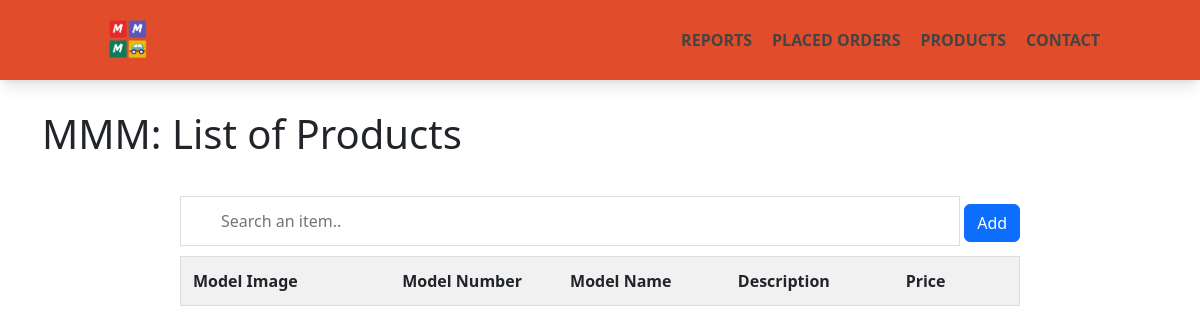
The page /public/AdminMainPage.php on the database as committed earlier.
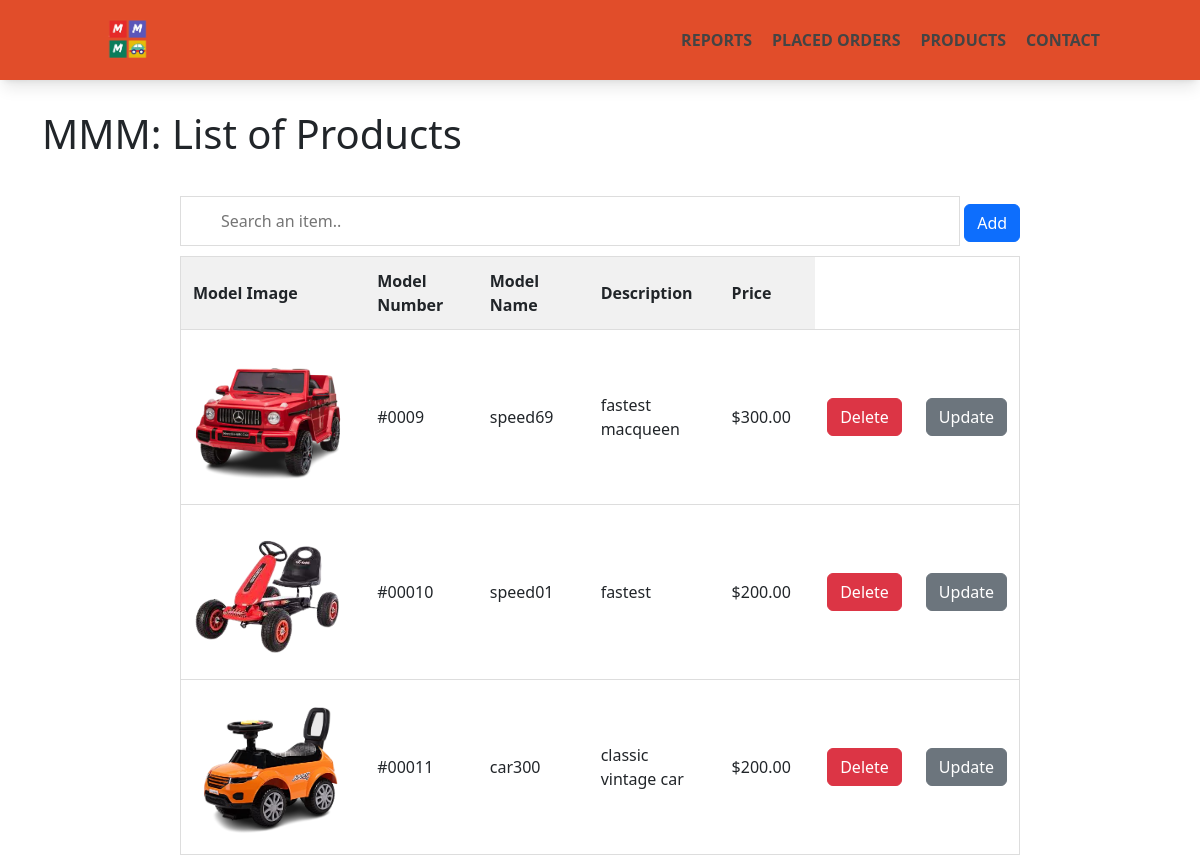
The same page on the database as committed later.
### tables this page shows
CREATE TABLE `productmodel` (
  `modelID` int(11) NOT NULL,
  `modelName` varchar(250) NOT NULL,
  `modelDescription` varchar(250) NOT NULL,
  `SRP` int(250) NOT NULL,
  `img` text NOT NULL
);

### public/AdminMainPage.php (the view, shortened to what this page needs)
<!DOCTYPE html>
<html lang="en">
<head>
  <link rel="stylesheet" href="./CSS/ProductAdd.css" />
  <link rel="stylesheet" href="./CSS/rootDeclaration.css" />
  <link href="https://cdn.jsdelivr.net/npm/bootstrap@5.3.0-alpha3/dist/css/bootstrap.min.css" rel="stylesheet"
 />
</head>
<body>
  <header>
    <div class="wrapper">
      <div class="logo">
        <a href="#"><img src="./Pictures/logoMMM.png" alt="MightyMiteMotors.com" /></a>
      </div>
      <div class="navbar">
        <nav>
          <ul>
            <li><a href="#">Reports</a></li>
            <li><a href="#">Placed Orders</a></li>
            <li><a href="#">Products</a></li>
            <li><a href="#">Contact</a></li>
          </ul>
        </nav>
      </div>
    </div>
  </header>
  <div class="container">
    <h1>MMM: List of Products</h1>
  </div>
  <input type="text" id="myInput" onkeyup="myFunction()" placeholder="Search an item.." />
  <a class="btn btn-primary" href="./addModelForm.html" role="button">Add</a>
  <table id="myTable">
    <tr class="header">
      <th style="width: 25%">Model Image</th>
      <th style="width: 20%">Model Number</th>
      <th style="width: 20%">Model Name</th>
      <th style="width: 20%">Description</th>
      <th style="width: 40%">Price</th>
    </tr>
    <tbody>
      <?php
      require_once('../connector.php');
      $query = "SELECT * FROM `productmodel`";
      $result = mysqli_query($con, $query);
      if ($result) {
        while ($row = mysqli_fetch_array($result, MYSQLI_NUM)) { ?>
          <tr>
            <td> <img src="../images/<?= $row[4] ?>" width="150" height="150" />
            </td>
            <td>
              <?php echo "#000" . $row[0] ?>
            </td>
            <td>
              <?php echo $row[1] ?>
            </td>
            <td>
              <?php echo $row[2] ?>
            </td>
            <td>
              <?php echo "$" . $row[3] . ".00" ?>
            </td>
            <td> <a href="../Delete.php?model_num=<?= $row[0] ?>" role="button" class="btn btn-danger">Delete</a> </td>
            <td> <a id="btnupdate" href="../Updateit.php?model-Num=<?= $row[0] ?>" role="button"
                class="btn btn-secondary">Update</a> </td>
          </tr>
        <?php }
      } ?>
    </tbody>
  </table>
</body>
</html>

### public/CSS/ProductAdd.css (style rules this page uses)
*, *::before, *::after { box-sizing: border-box; line-height: 1.5em; }
html { font-size: 16px; scroll-behavior: smooth; -webkit-text-size-adjust: 100%; }
body { margin: 0; font-family: "Open Sans", sans-serif; background-color:#f7f7f7; }
header { background: var(--p-clr1); box-shadow: 0 10px 15px -3px rgba(0, 0, 0, 0.1),0 4px 6px -4px rgba(0, 0, 0, 0.1); padding: 10px 20px; }
header .wrapper { max-width: 1000px; margin: 0 auto; display: flex; flex-wrap: wrap; align-items: center; justify-content: space-between; }
header .logo img { height: 60px; display: block; }
.navbar { position: fixed; top: 0; left: 100%; margin: 0; width: 100%; height: 100%; background-color:white; padding: 20px; transition: left 0.3s; }
.navbar ul { all: unset; list-style-type: none; display: flex; flex-direction: column; align-items: center; gap: 25px; }
.navbar ul a { all: unset; color:#444444; text-transform: uppercase; cursor: pointer; font-weight: bold; font-size: 28px; }
.container { max-width: 900px; margin: 0 auto; padding: 30px; }
@media (min-width: 550px) { .navbar { all: unset; display: block; } }
@media (min-width: 550px) { .navbar ul { flex-direction: row; gap: 20px; } }
@media (min-width: 550px) { .navbar ul a { font-size: inherit; } }
#myInput { justify-content: center; width: 65%; font-size: 16px; padding: 12px 20px 12px 40px; border: 1px solid #ddd; margin-bottom: 10px; margin-left: 15%; }
#myTable { border-collapse: collapse; width: 70%; border: 1px solid #ddd; font-size: 16px; margin-left: auto; margin-right: auto; }
#myTable th, #myTable td { text-align: left; padding: 12px; }
#myTable tr { border-bottom: 1px solid #ddd; }
#myTable tr.header, #myTable tr:hover { background-color: #f1f1f1; }

### public/CSS/rootDeclaration.css (style rules this page uses)
:root { --p-clr1: #E14D2A; --p-clr2: white; --s-clr1: #FD841F; --s-clr2: #ffbc84; --s-clr3: #f6d2b4; --t-clr1: #3E6D9C; --t-clr2: #4d85bc; --t-clr3: #5fa0e1; --pfont1: 'Domine', serif; --pfont2: 'Poppins',sans-serif;; --pfont3: 'Roboto', sans-serif; --fs-h1: 25px; --fs-h2: 21.5px; --fs-h3: 18.5px; --fs-p: 18.5px; }

Rows that differ between the two databases and show on the page:
added productmodel: img (picture), modelID "9", modelName "speed69", modelDescription "fastest macqueen", SRP "300"
added productmodel: img (picture), modelID "10", modelName "speed01", modelDescription "fastest", SRP "200"
added productmodel: img (picture), modelID "11", modelName "car300", modelDescription "classic vintage car", SRP "200"
